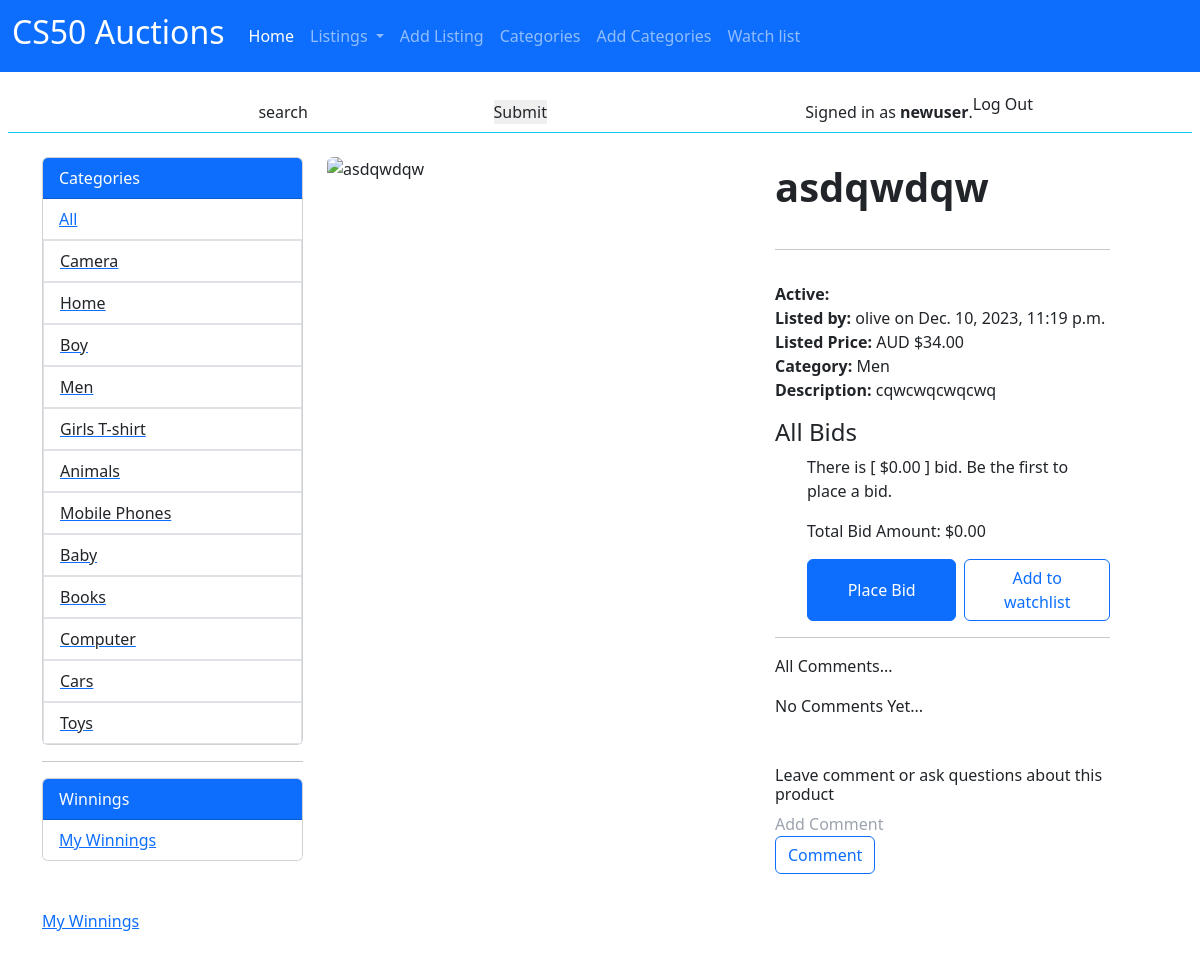
/details/26/ (signed in), run on the app's committed database.
### auctions/models.py (models this page shows, shortened)
class User(AbstractUser):
    pass

class Category(models.Model):
    name = models.CharField(max_length=50, unique=True)
    def __str__(self):
        return self.name

class Product(models.Model):
    product = models.CharField(max_length=200)
    description = models.TextField()
    price = models.DecimalField(max_digits=10, decimal_places=2)
    current_bid = models.DecimalField(max_digits=10, decimal_places=2, default=(0.00), blank=True)
    image = models.CharField(max_length=228, default = None, blank = True, null = True)
    category = models.ForeignKey(Category, on_delete=models.CASCADE, blank=True)
    seller = models.ForeignKey(User, on_delete=models.CASCADE)  # Use
    listed_date = models.DateTimeField(auto_now_add=True)
    is_active = models.BooleanField(default=True)
    class Meta:
        ordering = ['product']
        indexes = [
            models.Index(fields=['id']),
            models.Index(fields=['product']),
            models.Index(fields=['listed_date']),
        ]

### auctions/views.py (the view)
# urls.py: path("details/<int:product_id>/", views.prod_details, name='details'),
@login_required(login_url='login')
def prod_details(request, product_id):
    product = get_object_or_404(Product, id=product_id)
    all_bids = Bid.objects.filter(product_id=product_id).order_by('-timestamp')
    bid_count = all_bids.count()
    cp = product.price
    current_bid = product.current_bid
    bid_amounts = [bid.bid_amount for bid in all_bids]
    total_bid = sum(bid_amounts)
    categories = Category.objects.all()
    if request.method == 'POST':
        form = BidsForm(request.POST)
        if form.is_valid():
            bid_amount = form.cleaned_data['bid_amount']
            if current_bid is None or (bid_amount > current_bid and bid_amount > cp):
                bid = Bid(
                    user=request.user,
                    product=product,
                    bid_amount=bid_amount,
                )
                bid.save()
                product.current_bid = bid_amount if current_bid is None else  bid_amount
                product.save()
                messages.success(request, "Bid placed successfully.")
            else:
                messages.warning(request, "Bid amount must be greater than the current bid.")
            return redirect('details', product_id=product_id)
    else:
        form = BidsForm()
    watch = Watchlist.objects.filter(user=request.user, product=product).exists()
    return render(request, "auctions/prod_detail.html", {
        "product": product,
        'categories': categories,
        'all_bids': all_bids,
        "bid_count": bid_count,
        "cp": cp,
        "bam": current_bid,
        "bid_form": form,  # Pass the bid form to the template
        "total_bid": total_bid,
        "watch": watch,
    })

### auctions/forms.py
class BidsForm(forms.ModelForm):
    class Meta:
        model = Bid
        fields = ('bid_amount',)
        widgets = {
            'bid_amount': forms.NumberInput(attrs={'class': 'form-control', 'placeholder': 'AUD $'}),
        }

### auctions/templates/auctions/prod_detail.html (shortened to what this page needs)
{% extends 'auctions/layout.html' %}
{% load static %}
{% block body %}
<div class="row">
    <div class="col-md-3">
           {% include 'auctions/sidebar.html' %}
            <div class="mt-5">
            <a href="{% url 'winner' %}"> My Winnings </a>
            </div>
    </div>
    <div class="col-md-9">
<div class="d-flex">
    <div class="flex-shrink-0">
        <img class="rounded" src="{{ product.image }}" alt="{{ product.product }}" width="400px">
    </div>
    <div class="flex-grow-1  mx-5">
        <div>
            <div>
                <div class="d-flex justify-content-between">
                    <p class="fs-1"> <strong>{{ product.product }}  </strong></p>
                </div>
            </div>
            <hr>
            <div>
                {% if product.is_active %}
                <div class="d-flex flex-row" >
                    <div class="mt-3"><b>Active: </b></div>
                </div>
                {% else %}
                <div>
                    <div class="mt-3"><b>Inactive: </b></div>
                    <div class="status-inactive m-3"></div>
                </div>
                {% endif %}
                <div>
                    <span><strong>Listed by:</strong> {{ product.seller }} on {{ product.listed_date }} </span><br>
                    <span><strong>Listed Price:</strong> AUD ${{ product.price }}</span><br>
                    <span><strong>Category:</strong> {{ product.category }}</span>
                    <div><strong>Description:</strong> {{ product.description }}</div>
                </div>
            </div>
            <div class="mt-3 ">
                <h4> All Bids </h4>
                 <ul>
                            {% if bid_count > 0 %}
                            <div> Current bid [{{ bid_count }}] </div>
                            {% else %}
                                <p>There is [ ${{ bam }} ] bid. Be the first to place a bid.</p>
                            {% endif %}
                        <div> Total Bid Amount: ${{ bam }} </div>
                 <div class="mt-3 d-flex gap-2">
                          {% if product.is_active %}
                           {% if product.seller == request.user %}
                               <button class="btn btn-outline-secondary" onclick="myFunction()"> Place Bid </button>
                            {% else %}
                           <button type="button" class="btn btn-primary" data-toggle="modal" data-target="#myModal" style="width: 150px;">
                            Place Bid
                        </button>
                           {% endif %}
                           {% if product.seller == request.user %}
                           <span method="post">
                            <button id="watchlist" class="btn btn-outline-secondary" type="submit" onclick="handleMsg()" >Add to Watchlist</button>
                           </span>
                           <small class="text-danger own-list" style="display: none;"> You can not add your own product to your Watchlist</small>
                           {% else %}
                           {% if watch %}
                           <span>
                            <form method="post" action="{% url 'watchlist_toggle' product.id %}">
                                {% csrf_token %}
                                <button class="btn btn-outline-primary" type="submit">Remove watchlist</button>
                            </form>
                           </span>
                              {% else %}
                              <form method="post" action="{% url 'watchlist_toggle' product.id %}">
                                <button class="btn btn-outline-primary" type="submit">Add to watchlist</button>
                            </form>
                           {% endif %}
                           {% endif %}
                          {% else %}
                            <h2> The product is not available for auction </h2>
                          {% endif %}
                 </div>
            </div>
            <hr>
              <p>All Comments...</p>
               {% if not product.comments.all %}
                  No Comments Yet...
               {% endif %}
            <div>
                <h6 class="mt-5">Leave comment or ask questions about this product </h6>
                <form method="get" action="{% url 'comments' product.id %}">
                    <input required type="text" placeholder="Add Comment" name="comment">
                    <button class="btn btn-outline-primary" type="submit" value="{{ product.id }}" name="prodid">Comment</button>
                </form>
            </div>
        </div>
    </div>
</div>
    </div>
</div>
{% endblock body %}

### auctions/templates/auctions/layout.html (shortened to what this page needs)
{% load static %}
<!DOCTYPE html>
<html lang="en">
    <head>
        <link href="{% static 'auctions/styles.css' %}" rel="stylesheet">
        <link href="https://unpkg.com/tailwindcss@^2/dist/tailwind.min.css" rel="stylesheet">
        <link rel="stylesheet" href="https://unpkg.com/boxicons@2.0.7/css/boxicons.min.css" />
        <link href="https://cdn.jsdelivr.net/npm/bootstrap@5.3.2/dist/css/bootstrap.min.css"
        rel="stylesheet">
    </head>
    <body >
<div class="container">
  <div class="row p-3">
            <div class="col-md-9 col-lg">
              {% include  'auctions/navbar.html' %}
            </div>
  </div>
</div>
<div class="row my-4 border-bottom border-info ">
  <div class="col-md-8">
    <div class=" mt-4 d-flex justify-content-around">
      <div>
      <input type="search" value="search">
      <input type="submit">
      </div>
  </div>
</div>
    <div class="col-md-4  p-2 mt-2">
      <div class="d-flex justify-content-start">
        {% if user.is_authenticated %}
            <span class="mt-2"> Signed in as <strong >{{ user.username }}</strong>. </span>
            <span> <a class="nav-link" href="{% url 'logout' %}">Log Out</a></span>
        {% else %}
            Not signed in.
        {% endif %}
    </div>
    </div>
</div>
      <div class="container">
        {% block body %}
        {% endblock %}
      </div>
</body>
    </body>
</html>

### auctions/templates/auctions/sidebar.html
    <div class="card" >
      <div class="card-header bg-primary text-white">
        Categories
      </div>
      <ul class="list-group list-group-flush">
        <li class="list-group-item"> <a href="{% url 'index' %}"  >All</a>  </li>
        {% for cat in categories %}
        <a href="{% url 'index'  %}?cat={{ cat.name}}   "><li class="list-group-item"> {{ cat.name }}</li></a>
        {% endfor %}
      </ul>
    </div>
    <hr>
    <div class="mt-2">
      <div class="card" >
        <div class="card-header bg-primary text-white">
          Winnings
        </div>
        <ul class="list-group list-group-flush">
          <li class="list-group-item"> <a href="{% url 'winner' %}"> My Winnings </a> </li>
        </ul>
      </div>
  </div>

### static/auctions/styles.css (style rules this page uses)
body { padding: 20px; background-color: blue; }

### data on the page
User: username "newuser"
Category: name "Camera"
Category: name "Home"
Category: name "Boy"
Category: name "Men"
Category: name "Girls T-shirt"
Category: name "Animals"
Category: name "Mobile Phones"
Category: name "Baby"
Category: name "Books"
Category: name "Computer"
Category: name "Cars"
Category: name "Toys"
Product: product "asdqwdqw", seller "olive", listed_date "Dec. 10, 2023, 11:19 p.m.", price "34.00", category "Men", description "cqwcwqcwqcwq", current_bid "0.00"
